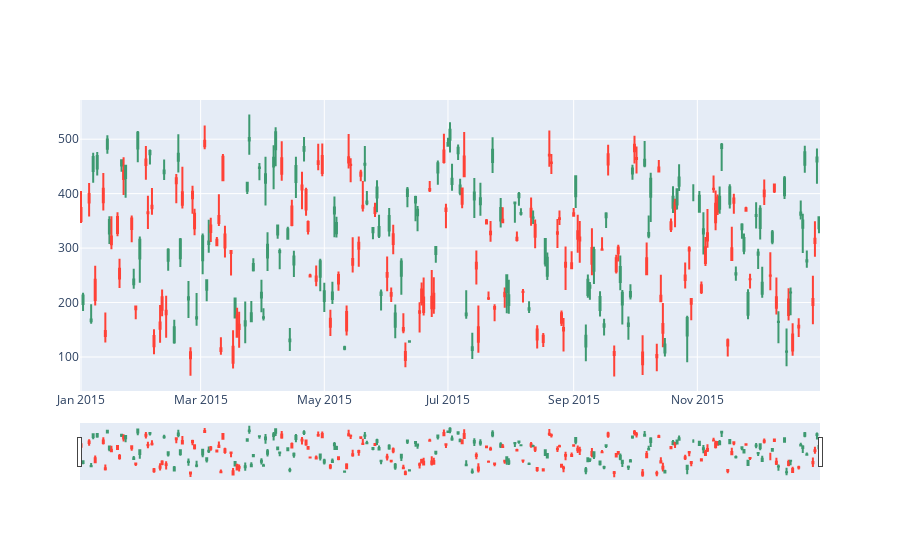

Notebook code for this chart:
### Code cell
fig_plt = go.Figure(data=[go.Candlestick(x=stockData_2015['Date'],
                open=stockData_2015['Open'],
                high=stockData_2015['High'],
                low=stockData_2015['Low'],
                close=stockData_2015['Close'])])

fig_plt.show()

### Figure 1 — Plotly figure (JSON) as saved in the notebook; plotly's stock layout.template omitted (floating-point values rounded to 4 significant figures; data arrays with more than 128 entries replaced by an {"elided": "..."} marker saying what was removed)
{"data": [{"close": {"elided": "261 float values"}, "high": {"elided": "261 float values"}, "low": {"elided": "261 float values"}, "open": {"elided": "261 float values"}, "type": "candlestick", "x": {"elided": "261 str values"}}], "layout": {}}
